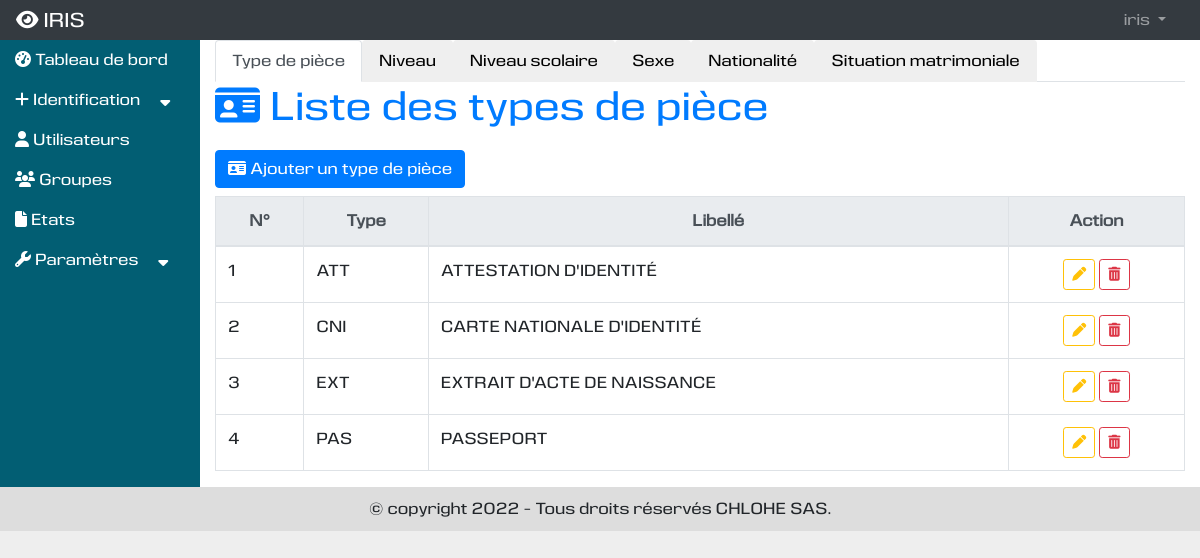
Page /etatcivil/ (signed in) on the committed database.
### etatcivil/models.py (models this page shows, shortened)
class TypePiece(models.Model):
    type = models.CharField(max_length=100, unique=True)
    libelle = models.CharField(max_length=250, verbose_name="Libellé", unique=True)

### etatcivil/views.py (the view)
# urls.py: path('', views.etatcivil, name = 'etatcivil'),
@login_required
@permission_required('vieprofessionnelle.view_membre', raise_exception=True)
def etatcivil(request):
    typepieces = TypePiece.objects.all().order_by("libelle")
    niveaux = Niveau.objects.all().order_by("id")
    niveauscolaires = NiveauScolaire.objects.all().order_by("id")
    sexes = Sexe.objects.all().order_by("id")
    nationalites = Nationalite.objects.all().order_by("nationalite")
    situations = SituationMatrimoniale.objects.all().order_by("id")
    active_typepiece = ['','false','']
    active_niveau = ['','false','']
    active_niveauscolaire = ['','false','']
    active_sexe = ['','false','']
    active_nationalite = ['','false','']
    active_situation = ['','false','']
    if _active_onglet == "typepiece":
        active_typepiece =  ['active', 'true', 'show active']
    elif _active_onglet == "niveau":
        active_niveau =  ['active', 'true', 'show active']
    elif _active_onglet == "niveauscolaire":
        active_niveauscolaire =  ['active', 'true', 'show active']
    elif _active_onglet == "sexe":
        active_sexe =  ['active', 'true', 'show active']
    elif _active_onglet == "nationalite":
        active_nationalite =  ['active', 'true', 'show active']
    elif _active_onglet == "situation":
        active_situation =  ['active', 'true', 'show active']
    else:
        active_typepiece =  ['active', 'true', 'show active']
    context = {
        "titre" : "Etat civil",
        "typepieces" : typepieces,
        "niveaux" : niveaux,
        "niveauscolaires" : niveauscolaires,
        "sexes" : sexes,
        "nationalites" : nationalites,
        "situations" : situations,
        "active_typepiece": active_typepiece,
        "active_niveau": active_niveau,
        "active_niveauscolaire": active_niveauscolaire,
        "active_sexe": active_sexe,
        "active_nationalite": active_nationalite,
        "active_situation": active_situation,
    }
    return render(request, "etatcivil/etatcivil.html", context)

### etatcivil/templates/etatcivil/etatcivil.html (shortened to what this page needs)
{% extends 'utilisateur/base.html' %}
{% load static %}
{% block tableau_de_bord %}
<div>
  <ul class="nav nav-tabs" id="myTab" role="tablist">
    <li class="nav-item" role="presentation">
      <button class="nav-link {{active_typepiece|first}}" id="typepiece-tab" data-toggle="tab" data-target="#typepiece" type="button" role="tab" aria-controls="typepiece" aria-selected="{{ active_typepiece|slice:'1:2'|first }}">
        Type de pièce
      </button>
    </li>
    <li class="nav-item" role="presentation">
      <button class="nav-link {{active_niveau|first}}" id="niveau-tab" data-toggle="tab" data-target="#niveau" type="button" role="tab" aria-controls="niveau" aria-selected="{{ active_niveau|slice:'1:2'|first }}">
        Niveau
      </button>
    </li>
    <li class="nav-item" role="presentation">
      <button class="nav-link {{active_niveauscolaire|first}}" id="scolaire-tab" data-toggle="tab" data-target="#scolaire" type="button" role="tab" aria-controls="scolaire" aria-selected="{{ active_niveauscolaire|slice:'1:2'|first }}">
        Niveau scolaire
      </button>
    </li>
    <li class="nav-item" role="presentation">
      <button class="nav-link {{active_sexe|first}}" id="sexe-tab" data-toggle="tab" data-target="#sexe" type="button" role="tab" aria-controls="sexe" aria-selected="{{ active_sexe|slice:'1:2'|first }}">
        Sexe
      </button>
    </li>
    <li class="nav-item" role="presentation">
      <button class="nav-link {{active_nationalite|first}}" id="nationalite-tab" data-toggle="tab" data-target="#nationalite" type="button" role="tab" aria-controls="nationalite" aria-selected="{{ active_nationalite|slice:'1:2'|first }}">
        Nationalité
      </button>
    </li>
    <li class="nav-item" role="presentation">
      <button class="nav-link {{active_situation|first}}" id="situation-tab" data-toggle="tab" data-target="#situation" type="button" role="tab" aria-controls="situation" aria-selected="{{ active_situation|slice:'1:2'|first }}">
        Situation matrimoniale
      </button>
    </li>
  </ul>
  <div class="tab-content" id="myTabContent">
    <div class="tab-pane fade {{ active_typepiece|last }}" id="typepiece" role="tabpanel" aria-labelledby="typepiece-tab">
      <div>
        <h1 class="mb-3 text-primary"><i class="fas fa-id-card"></i> Liste des types de pièce</h1>
        <h3><a class="btn btn-primary" data-toggle="modal" data-target="#typepieceModal" data-backdrop="static"><i class="fas fa-id-card"></i> Ajouter un type de pièce</a></h3>
        <div class="row">
            <div class="col-md-12">
                <table class="table  table-bordered table-hover table-responsive-md" id="tabletypepiece">
                    <thead class="text-center">
                        <tr class="thead-light">
                            <th>N°</th>
                            <th>Type</th>
                            <th>Libellé</th>
                            <th>Action</th>
                        </tr>
                    </thead>
                    <tbody>
                        {% for typepiece in typepieces %}
                        <tr>
                            <td>{{forloop.counter}}</td>
                            <td>{{typepiece.type}}</td>
                            <td>{{typepiece.libelle|capfirst}}</td>
                            <td class="text-center">
                                <a class="btn btn-outline-warning btn-sm" title="Modifier" data-toggle="modal" data-target="#typepiecemodifierModal{{typepiece.id}}" data-backdrop="static"><i class="fas fa-pen"></i></a>
                                <button type="button" title="Supprimer" class="btn btn-outline-danger btn-sm" data-toggle="modal" data-target="#typepiecesupprimermodal{{typepiece.id}}" data-backdrop="static"><i class="fas fa-trash-alt"></i></button>
                            </td>
                        </tr>
                        {% empty %}
                            {% include 'etatcivil/ajouter_typepiece.html' %}
                        {% endfor %}
                    </tbody>
                </table>
            </div>
        </div>
      </div>
    </div>
  </div>
</div>
{% endblock %}

### templates/nav.html (shortened to what this page needs)
<nav class="navbar navbar-expand-md bg-dark navbar-dark">
  <a class="navbar-brand" href="{% url 'presentation:index' %}"><i class="fas fa-eye"></i> IRIS</a>
  <div class="collapse navbar-collapse" id="collapsNavbar">
    <ul class="navbar-nav">
      {% if not user.is_authenticated %}
      <li class="nav-item">
        <a class="nav-link" href="{% url 'utilisateur:connexion' %}">Connexion</a>
      </li>
      <li class="nav-item">
        <a class="nav-link" href="{% url 'utilisateur:inscription' 0 %}">S'inscrire</a>
      </li>
      {% else %}
      <li class="nav-item dropdown" style="position: relative;">
        <a class="nav-link dropdown-toggle" href="#" id="navbardrop" data-toggle="dropdown">
          {{user.get_username}}
        </a>
      </li>
      {% endif %}
    </ul>
  </div>
</nav>

### static/css/css.css (style rules this page uses)
body { margin: 0px; padding: 0px; background : #EEE; font-family: 'eurocinewebfont'; }
nav { margin: 0px; padding: 0px; padding: 10px 10px 0px 10px; height: 40px; background: #DDD; }
nav div { display: flex; flex-direction: row; flex-wrap: wrap; justify-content: flex-end; }
nav div ul { margin: 0px; padding: 0px; list-style-type: none; }
nav div ul li { display: inline-block; margin-right: 10px; }
nav div ul li a { text-decoration: none; }
#contenu h1 { margin: 0px; padding : 0px; }

### rows in the picture
TypePiece: type "ATT", libelle "ATTESTATION D'IDENTITÉ"
TypePiece: type "CNI", libelle "CARTE NATIONALE D'IDENTITÉ"
TypePiece: type "EXT", libelle "EXTRAIT D'ACTE DE NAISSANCE"
TypePiece: type "PAS", libelle "PASSEPORT"

### other values in the picture
{{ user.get_username }} "iris"
{{ annee }} "2022"
